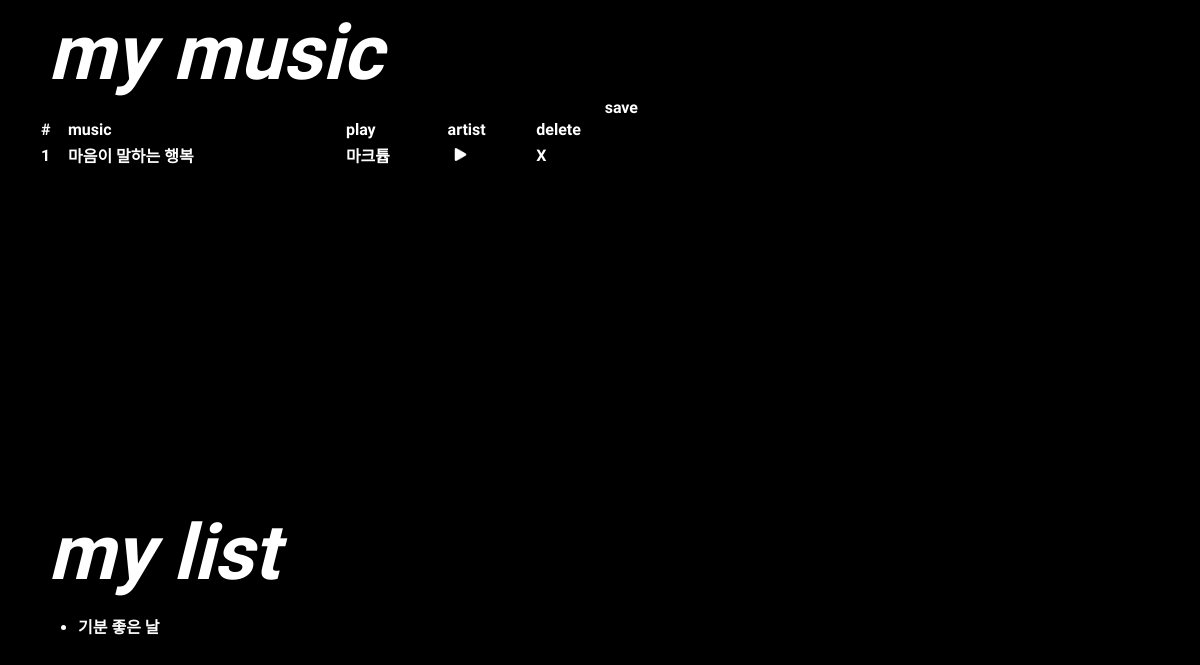
/music/2/ (signed in), run on an earlier commit of the app's database.
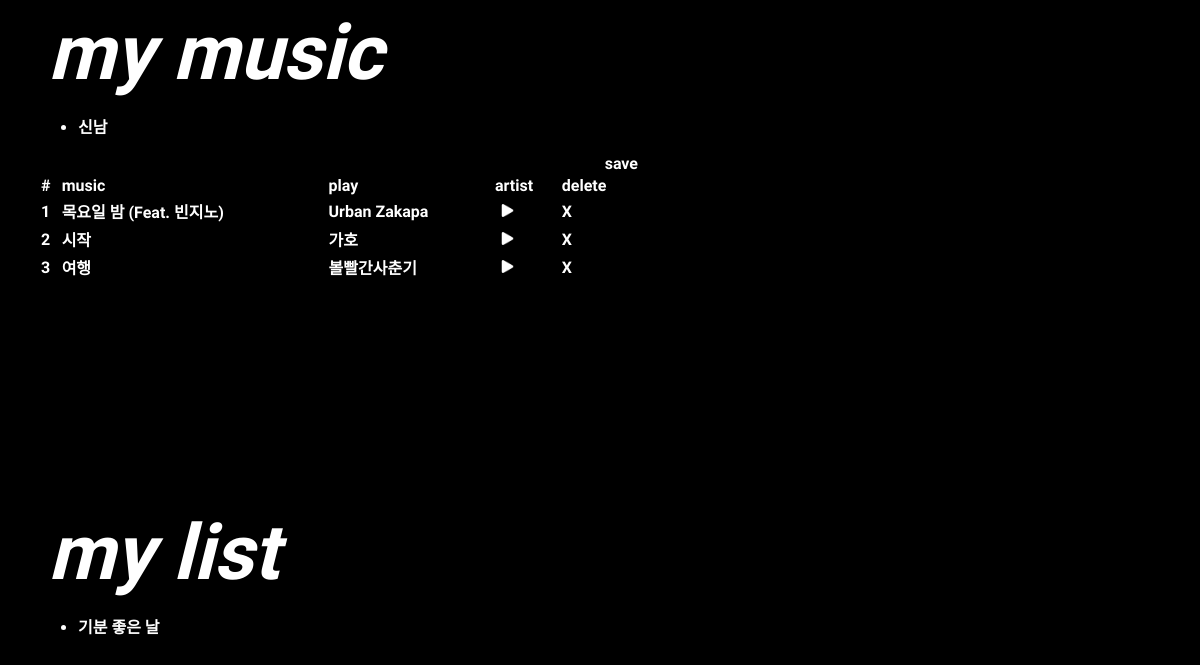
And on a later commit of the database.
### music/models.py (models this page shows, shortened)
class Playlist(models.Model):
    music_fk = models.ForeignKey(Music, on_delete=models.CASCADE, null=True)
    myplaylist_fk = models.ForeignKey(MyPlaylist, on_delete=models.CASCADE, null=True)
    user_fk = models.ForeignKey(User, on_delete=models.CASCADE, null=True)

class Music(models.Model):
    m_like = models.IntegerField(default=0)
    m_title = models.CharField(max_length=100)
    m_videoCd = models.CharField(max_length=100, null=True)
    artist_fk = models.ForeignKey(Artist, on_delete=models.CASCADE)
    def __str__(self):
        return self.m_title

class Artist(models.Model):
    a_name = models.CharField(max_length=50)
    def __str__(self):
        return self.a_name

class MyPlaylist(models.Model):
    mp_name = models.CharField(max_length=100, null=True)
    mp_like = models.IntegerField(default=0)
    list_pub_date = models.DateTimeField(auto_now=True)
    user_fk = models.ForeignKey(User, on_delete=models.CASCADE, null=True)
    def __str__(self):
        return str(self.mp_name)

### music/views.py (the view)
# urls.py: path('<int:list_id>/', views.mypage_list, name='mypage_list'),
def mypage_list(request, list_id):
    playlist = MyPlaylist.objects.filter(user_fk=request.user)
    liked_playlist = Profile.objects.filter(user=request.user)
    selected_list = Playlist.objects.filter(myplaylist_fk=list_id)
    return render(request, 'mypage.html', {
        'playlist': playlist,
        'selected_list': selected_list,
        'liked_playlist': liked_playlist,
    })

### templates/mypage.html (shortened to what this page needs)
<!DOCTYPE html>
<html lang="en">
<head>
</head>
<body>
<div id="content" style="width: 600px">
    <div id="playlists" style="width: 600px; height: 500px">
    <h1><a class="nav-link active" href="/">my music</a></h1>
        {% for list in playlist %}
        <ul>
            <li><a href="/music/{{ list.id }}">{{ list }}</a></li>
        </ul>
        {% endfor %}
        <div id="song" class="overflow-auto" style="height: 320px; margin-top: 0px;">
            <table class="table">
                <thead>
                <tr style="margin-top: 20px;">
                    <th scope="col">#</th>
                    <th scope="col">music</th>
                    <th scope="col">play</th>
                    <th scope="col">artist</th>
                    <th scope="col">delete</th>
                </tr>
                </thead>
                {% if selected_list %}
                {% for select in selected_list %}
                <tbody>
                <th scope="row">{{ forloop.counter }}</th>
                <td>{{ select.music_fk }}</td>
                <td>{{ select.music_fk.artist_fk }}</td>
                <td><button class="btn btn-outline-success btn-sm"
                            onclick="window.open('/music/musicvideo/{{ select.music_fk.m_videoCd }}/{{ select.music_fk.m_title }}/{{ select.music_fk.artist_fk }}/', 'video_popup', 'width=720, height=500, left='+popup_x+', top='+popup_y+'')"
                            style="background-color:black; border:none;"><img src="/static/play.png" width="13px"></button></td>
                <td><a href="/music/{{ select.id }}/{{ select.myplaylist_fk.id }}" class="btn btn-outline-danger btn-sm">X</a> </td>
                </tbody>
                {% endfor %}
                <a href="/music/mypage/" type="submit" class="btn btn-outline-info" style="float: right" onclick="myFunction()">save</a>
                {% else %}
                <div style="margin-bottom: 20px; font-style: italic;">create your list or select & edit</div>
                {% endif %}
            </table>
        </div>
    </div>
    <h1>my list</h1>
    {% for liked_list in liked_playlist %}
    <ul>
        {% for list in liked_list.like_playlist.all %}
        <li><a href="{% url 'music:playlist' list.id %}">{{ list }}</a><br/></li>
        {% endfor %}
    </ul>
    {% endfor %}
</div>
</body>

What changed in the data, as far as the page shows it:
removed Playlist: music_fk "마음이 말하는 행복", music_fk.artist_fk "마크튭"
now on this page (row edited): MyPlaylist: mp_name "신남", shown under "my music"
added Playlist: music_fk "목요일 밤 (Feat. 빈지노)", music_fk.artist_fk "Urban Zakapa"
now on this page (row edited): Playlist: music_fk "시작", music_fk.artist_fk "가호"
now on this page (row edited): Playlist: music_fk "여행", music_fk.artist_fk "볼빨간사춘기"
